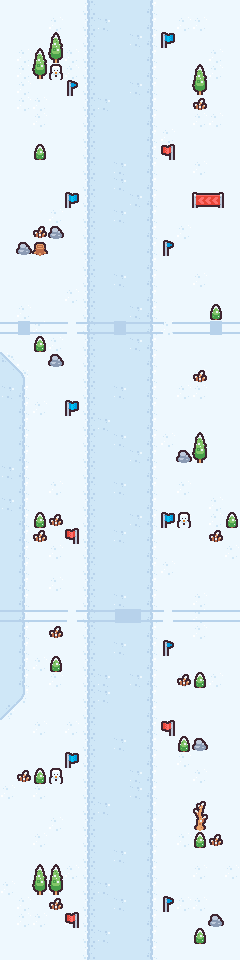
#> input picture assets/images/ground.png, 240 x 960 px, given in place of the camera
$ python bgs.py
#> lines starting #> are read from the running program, lines starting #| are printed output that depends on the picture
import cv2
import numpy as np

# Initialize the camera capture
cap = cv2.VideoCapture(0)  # Use 0 for the default camera or specify another camera index


def background_subtraction(camera_capture, num_frames=50, scale_factor=0.5, initial_threshold=30, learning_rate=0.02,
                           bs_weight=0.5, fd_weight=0.5, min_contour_area=200, min_object_size=100):
#> called with num_frames = 50, scale_factor = 0.3, initial_threshold = 30, learning_rate = 0.1, bs_weight = 1, fd_weight = 1, min_contour_area = 100, min_object_size = 200
    background_frames = []
    frame_count = 0

    # Define a kernel for morphological operations
    kernel = cv2.getStructuringElement(cv2.MORPH_ELLIPSE, (5, 5))

    while True:
        ret, frame = camera_capture.read()
#> frame is the input picture: shape (960, 240, 3); mean B, G, R 244.8, 235.8, 221.8
        if not ret:
            break

        # Resize the frame to a smaller size
        frame = cv2.resize(frame, None, fx=scale_factor, fy=scale_factor, interpolation=cv2.INTER_AREA)
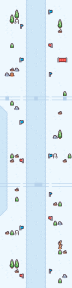
#> frame: shape (288, 72, 3); mean B, G, R 244.8, 235.8, 221.8

        # Convert the frame to grayscale
        gray_frame = cv2.cvtColor(frame, cv2.COLOR_BGR2GRAY)
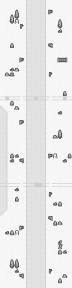
#> gray_frame: shape (288, 72); min 71, max 251, mean 232.9

        if frame_count < num_frames:
            # Capture initial frames for background modeling
            background_frames.append(gray_frame)
        else:
            # Calculate the median frame for background subtraction
            background_median = np.median(np.array(background_frames), axis=0).astype(np.uint8)

            # Calculate the absolute difference between the current frame and the background
            diff = cv2.absdiff(gray_frame, background_median)

            # Apply Gaussian blur to reduce noise in frame difference
            diff = cv2.GaussianBlur(diff, (7, 7), 0)

            # Calculate a dynamic threshold using adaptive thresholding
            threshold = initial_threshold + learning_rate * np.mean(diff)

            # Apply adaptive thresholding
            _, thresh_bs = cv2.threshold(diff, threshold, 255, cv2.THRESH_BINARY)

            # Apply morphological opening to reduce noise
            thresh_bs = cv2.morphologyEx(thresh_bs, cv2.MORPH_OPEN, kernel)

            # Update the background model with a dynamic learning rate
            for i in range(len(background_frames)):
                background_frames[i] = cv2.addWeighted(background_frames[i], 1 - learning_rate, diff, learning_rate, 0)

            # Calculate frame difference
            frame_diff = cv2.absdiff(gray_frame, cv2.medianBlur(gray_frame, 5))

            # Calculate a dynamic threshold for frame difference
            threshold_fd = threshold + learning_rate * np.mean(frame_diff)

            # Apply adaptive thresholding to frame difference
            _, thresh_fd = cv2.threshold(frame_diff, threshold_fd, 255, cv2.THRESH_BINARY)

            # Apply morphological opening to reduce noise in frame difference
            thresh_fd = cv2.morphologyEx(thresh_fd, cv2.MORPH_OPEN, kernel)

            # Combine background subtraction and frame difference with a weighted sum
            result = cv2.addWeighted(thresh_bs, bs_weight, thresh_fd, fd_weight, 0)
            # result = cv2.addWeighted(thresh_bs, 1 - frame_difference_weight, thresh_fd, frame_difference_weight, 0)
            # Upscale the result for display
            result = cv2.resize(result, None, fx=1 / scale_factor, fy=1 / scale_factor,
                                interpolation=cv2.INTER_NEAREST)

            # Flip the result horizontally
            result = cv2.flip(result, 1)

            # Apply post-processing to fill out the detected human objects
            # post_processed_result = post_process(result, kernel)

            # Apply post-processing to fill out the detected human objects and filter small objects
            post_processed_result = post_process(result, kernel, min_contour_area, min_object_size)

            thresh = 127
            post_processed_result = cv2.threshold(post_processed_result, thresh, 255, cv2.THRESH_BINARY)[1]

            # Display the original frame and the post-processed result
            # cv2.imshow("Live Camera Feed", frame)
            cv2.imshow("Foreground Detection", post_processed_result)

        # Press 'q' to exit the program
        if cv2.waitKey(1) & 0xFF == ord('q'):
#> (key q is pressed here)
            break

        frame_count += 1


def post_process(thresh, kernel, min_contour_area, min_object_size):
    # Create a mask for the areas of interest (detected objects)
    areas_of_interest = cv2.dilate(thresh, kernel, iterations=2)

    # Find contours in the thresholded image
    contours, _ = cv2.findContours(areas_of_interest, cv2.RETR_EXTERNAL, cv2.CHAIN_APPROX_SIMPLE)

    # Create a black mask to fill the selected contours
    filled_mask = np.zeros_like(areas_of_interest)

    # Filter and draw contours with an area above the threshold
    for contour in contours:
        if cv2.contourArea(contour) > min_contour_area:
            cv2.drawContours(filled_mask, [contour], -1, (255), thickness=cv2.FILLED)

    # Use bitwise_and to apply the filled mask to the thresholded image
    post_processed_result = cv2.bitwise_and(thresh, filled_mask)

    # Remove small isolated pixels
    post_processed_result = cv2.morphologyEx(post_processed_result, cv2.MORPH_CLOSE, kernel, iterations=2)

    return post_processed_result


# Call the background_subtraction method with custom parameters
background_subtraction(cap, num_frames=50, scale_factor=0.3, initial_threshold=30, learning_rate=0.1, bs_weight=1,
                       fd_weight=1, min_contour_area=100, min_object_size=200)

# Release the camera and close all windows
cap.release()
cv2.destroyAllWindows()
